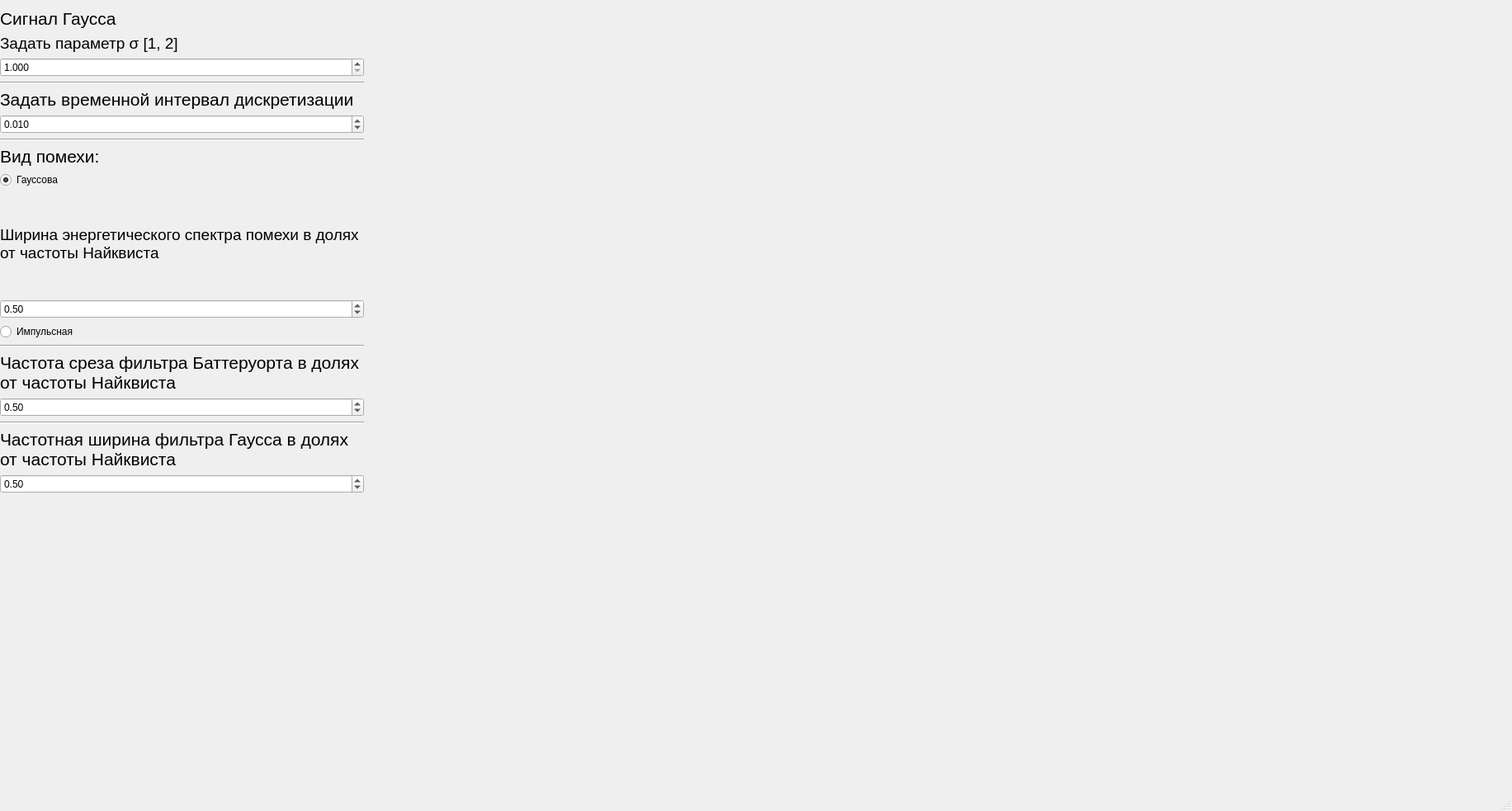
<?xml version="1.0" encoding="UTF-8"?>
<ui version="4.0">
 <class>MainWindow</class>
 <widget class="QMainWindow" name="MainWindow">
  <property name="geometry">
   <rect>
    <x>0</x>
    <y>0</y>
    <width>1832</width>
    <height>983</height>
   </rect>
  </property>
  <property name="windowTitle">
   <string>MainWindow</string>
  </property>
  <widget class="QWidget" name="centralwidget">
   <widget class="QWidget" name="verticalLayoutWidget">
    <property name="geometry">
     <rect>
      <x>0</x>
      <y>10</y>
      <width>441</width>
      <height>588</height>
     </rect>
    </property>
    <layout class="QVBoxLayout" name="verticalLayout">
     <item>
      <widget class="QLabel" name="label_6">
       <property name="sizePolicy">
        <sizepolicy hsizetype="Fixed" vsizetype="Fixed">
         <horstretch>0</horstretch>
         <verstretch>0</verstretch>
        </sizepolicy>
       </property>
       <property name="font">
        <font>
         <pointsize>16</pointsize>
        </font>
       </property>
       <property name="text">
        <string>Cигнал Гаусса</string>
       </property>
       <property name="textFormat">
        <enum>Qt::PlainText</enum>
       </property>
       <property name="margin">
        <number>1</number>
       </property>
      </widget>
     </item>
     <item>
      <widget class="QLabel" name="label_7">
       <property name="sizePolicy">
        <sizepolicy hsizetype="Fixed" vsizetype="Fixed">
         <horstretch>0</horstretch>
         <verstretch>0</verstretch>
        </sizepolicy>
       </property>
       <property name="font">
        <font>
         <pointsize>14</pointsize>
        </font>
       </property>
       <property name="text">
        <string>Задать параметр σ [1, 2]</string>
       </property>
      </widget>
     </item>
     <item>
      <widget class="QDoubleSpinBox" name="gaussSigmadoubleSpinBox">
       <property name="decimals">
        <number>3</number>
       </property>
       <property name="minimum">
        <double>1.000000000000000</double>
       </property>
       <property name="maximum">
        <double>2.000000000000000</double>
       </property>
       <property name="singleStep">
        <double>1.000000000000000</double>
       </property>
       <property name="stepType">
        <enum>QAbstractSpinBox::AdaptiveDecimalStepType</enum>
       </property>
       <property name="value">
        <double>1.000000000000000</double>
       </property>
      </widget>
     </item>
     <item>
      <widget class="Line" name="line_2">
       <property name="orientation">
        <enum>Qt::Horizontal</enum>
       </property>
      </widget>
     </item>
     <item>
      <widget class="QLabel" name="label_5">
       <property name="sizePolicy">
        <sizepolicy hsizetype="Fixed" vsizetype="Fixed">
         <horstretch>0</horstretch>
         <verstretch>0</verstretch>
        </sizepolicy>
       </property>
       <property name="font">
        <font>
         <pointsize>16</pointsize>
        </font>
       </property>
       <property name="text">
        <string>Задать временной интервал дискретизации</string>
       </property>
       <property name="textFormat">
        <enum>Qt::PlainText</enum>
       </property>
       <property name="margin">
        <number>1</number>
       </property>
      </widget>
     </item>
     <item>
      <widget class="QDoubleSpinBox" name="dxdoubleSpinBox">
       <property name="decimals">
        <number>3</number>
       </property>
       <property name="minimum">
        <double>0.001000000000000</double>
       </property>
       <property name="stepType">
        <enum>QAbstractSpinBox::AdaptiveDecimalStepType</enum>
       </property>
       <property name="value">
        <double>0.010000000000000</double>
       </property>
      </widget>
     </item>
     <item>
      <widget class="Line" name="line_3">
       <property name="orientation">
        <enum>Qt::Horizontal</enum>
       </property>
      </widget>
     </item>
     <item>
      <widget class="QLabel" name="label_10">
       <property name="sizePolicy">
        <sizepolicy hsizetype="Fixed" vsizetype="Fixed">
         <horstretch>0</horstretch>
         <verstretch>0</verstretch>
        </sizepolicy>
       </property>
       <property name="font">
        <font>
         <pointsize>16</pointsize>
        </font>
       </property>
       <property name="text">
        <string>Вид помехи:</string>
       </property>
       <property name="textFormat">
        <enum>Qt::PlainText</enum>
       </property>
       <property name="margin">
        <number>1</number>
       </property>
      </widget>
     </item>
     <item>
      <widget class="QRadioButton" name="Gauss_radioButton">
       <property name="text">
        <string>Гауссова</string>
       </property>
       <property name="checked">
        <bool>true</bool>
       </property>
      </widget>
     </item>
     <item>
      <widget class="QLabel" name="label_12">
       <property name="sizePolicy">
        <sizepolicy hsizetype="Preferred" vsizetype="Minimum">
         <horstretch>0</horstretch>
         <verstretch>0</verstretch>
        </sizepolicy>
       </property>
       <property name="font">
        <font>
         <pointsize>14</pointsize>
        </font>
       </property>
       <property name="acceptDrops">
        <bool>true</bool>
       </property>
       <property name="text">
        <string>Ширина энергетического спектра помехи в долях от частоты Найквиста</string>
       </property>
       <property name="textFormat">
        <enum>Qt::PlainText</enum>
       </property>
       <property name="scaledContents">
        <bool>true</bool>
       </property>
       <property name="wordWrap">
        <bool>true</bool>
       </property>
       <property name="margin">
        <number>1</number>
       </property>
      </widget>
     </item>
     <item>
      <widget class="QDoubleSpinBox" name="Sigma_F_doubleSpinBox">
       <property name="decimals">
        <number>2</number>
       </property>
       <property name="minimum">
        <double>0.010000000000000</double>
       </property>
       <property name="maximum">
        <double>0.990000000000000</double>
       </property>
       <property name="singleStep">
        <double>0.010000000000000</double>
       </property>
       <property name="stepType">
        <enum>QAbstractSpinBox::AdaptiveDecimalStepType</enum>
       </property>
       <property name="value">
        <double>0.500000000000000</double>
       </property>
      </widget>
     </item>
     <item>
      <widget class="QRadioButton" name="Impulse_radioButton">
       <property name="text">
        <string>Импульсная</string>
       </property>
      </widget>
     </item>
     <item>
      <widget class="Line" name="line_4">
       <property name="orientation">
        <enum>Qt::Horizontal</enum>
       </property>
      </widget>
     </item>
     <item>
      <widget class="QLabel" name="label_11">
       <property name="sizePolicy">
        <sizepolicy hsizetype="Preferred" vsizetype="Fixed">
         <horstretch>0</horstretch>
         <verstretch>0</verstretch>
        </sizepolicy>
       </property>
       <property name="font">
        <font>
         <pointsize>16</pointsize>
        </font>
       </property>
       <property name="acceptDrops">
        <bool>true</bool>
       </property>
       <property name="text">
        <string>Частота среза фильтра Баттеруорта в долях от частоты Найквиста</string>
       </property>
       <property name="textFormat">
        <enum>Qt::PlainText</enum>
       </property>
       <property name="scaledContents">
        <bool>true</bool>
       </property>
       <property name="wordWrap">
        <bool>true</bool>
       </property>
       <property name="margin">
        <number>1</number>
       </property>
      </widget>
     </item>
     <item>
      <widget class="QDoubleSpinBox" name="B_doubleSpinBox">
       <property name="decimals">
        <number>2</number>
       </property>
       <property name="minimum">
        <double>0.010000000000000</double>
       </property>
       <property name="maximum">
        <double>0.990000000000000</double>
       </property>
       <property name="singleStep">
        <double>0.010000000000000</double>
       </property>
       <property name="stepType">
        <enum>QAbstractSpinBox::AdaptiveDecimalStepType</enum>
       </property>
       <property name="value">
        <double>0.500000000000000</double>
       </property>
      </widget>
     </item>
     <item>
      <widget class="Line" name="line">
       <property name="orientation">
        <enum>Qt::Horizontal</enum>
       </property>
      </widget>
     </item>
     <item>
      <widget class="QLabel" name="label_13">
       <property name="sizePolicy">
        <sizepolicy hsizetype="Preferred" vsizetype="Fixed">
         <horstretch>0</horstretch>
         <verstretch>0</verstretch>
        </sizepolicy>
       </property>
       <property name="font">
        <font>
         <pointsize>16</pointsize>
        </font>
       </property>
       <property name="acceptDrops">
        <bool>true</bool>
       </property>
       <property name="text">
        <string>Частотная ширина фильтра Гаусса в долях от частоты Найквиста</string>
       </property>
       <property name="textFormat">
        <enum>Qt::PlainText</enum>
       </property>
       <property name="scaledContents">
        <bool>true</bool>
       </property>
       <property name="wordWrap">
        <bool>true</bool>
       </property>
       <property name="margin">
        <number>1</number>
       </property>
      </widget>
     </item>
     <item>
      <widget class="QDoubleSpinBox" name="sigma_filter_doubleSpinBox">
       <property name="decimals">
        <number>2</number>
       </property>
       <property name="minimum">
        <double>0.010000000000000</double>
       </property>
       <property name="maximum">
        <double>0.990000000000000</double>
       </property>
       <property name="singleStep">
        <double>0.010000000000000</double>
       </property>
       <property name="stepType">
        <enum>QAbstractSpinBox::AdaptiveDecimalStepType</enum>
       </property>
       <property name="value">
        <double>0.500000000000000</double>
       </property>
      </widget>
     </item>
    </layout>
   </widget>
   <widget class="QWidget" name="Butterworth_HF_widget" native="true">
    <property name="geometry">
     <rect>
      <x>440</x>
      <y>10</y>
      <width>691</width>
      <height>401</height>
     </rect>
    </property>
   </widget>
   <widget class="QWidget" name="Butterworth_LF_widget" native="true">
    <property name="geometry">
     <rect>
      <x>1140</x>
      <y>10</y>
      <width>691</width>
      <height>401</height>
     </rect>
    </property>
   </widget>
   <widget class="QWidget" name="Gauss_HF_widget" native="true">
    <property name="geometry">
     <rect>
      <x>440</x>
      <y>420</y>
      <width>691</width>
      <height>401</height>
     </rect>
    </property>
   </widget>
   <widget class="QWidget" name="Gauss_LF_widget" native="true">
    <property name="geometry">
     <rect>
      <x>1140</x>
      <y>420</y>
      <width>691</width>
      <height>401</height>
     </rect>
    </property>
   </widget>
  </widget>
  <widget class="QStatusBar" name="statusbar"/>
 </widget>
 <resources/>
 <connections/>
</ui>
